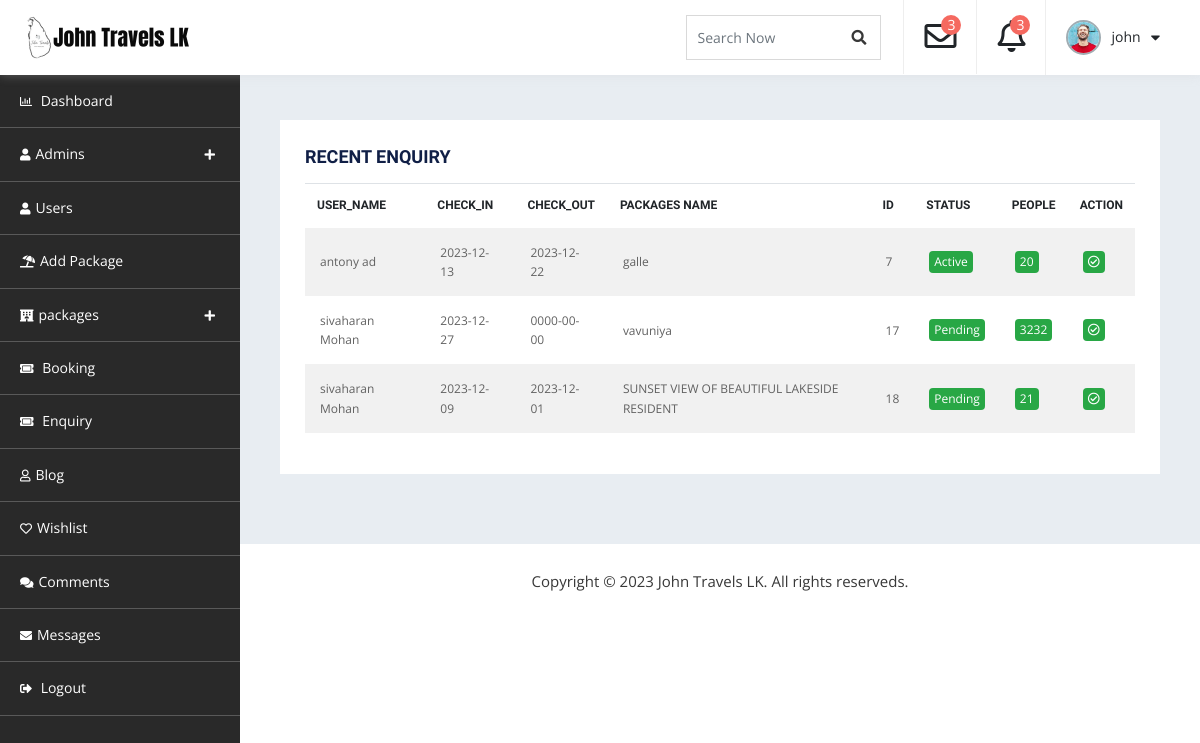
Page /admin_dashboard/db-enquiry.php (signed in) on the earlier database version.
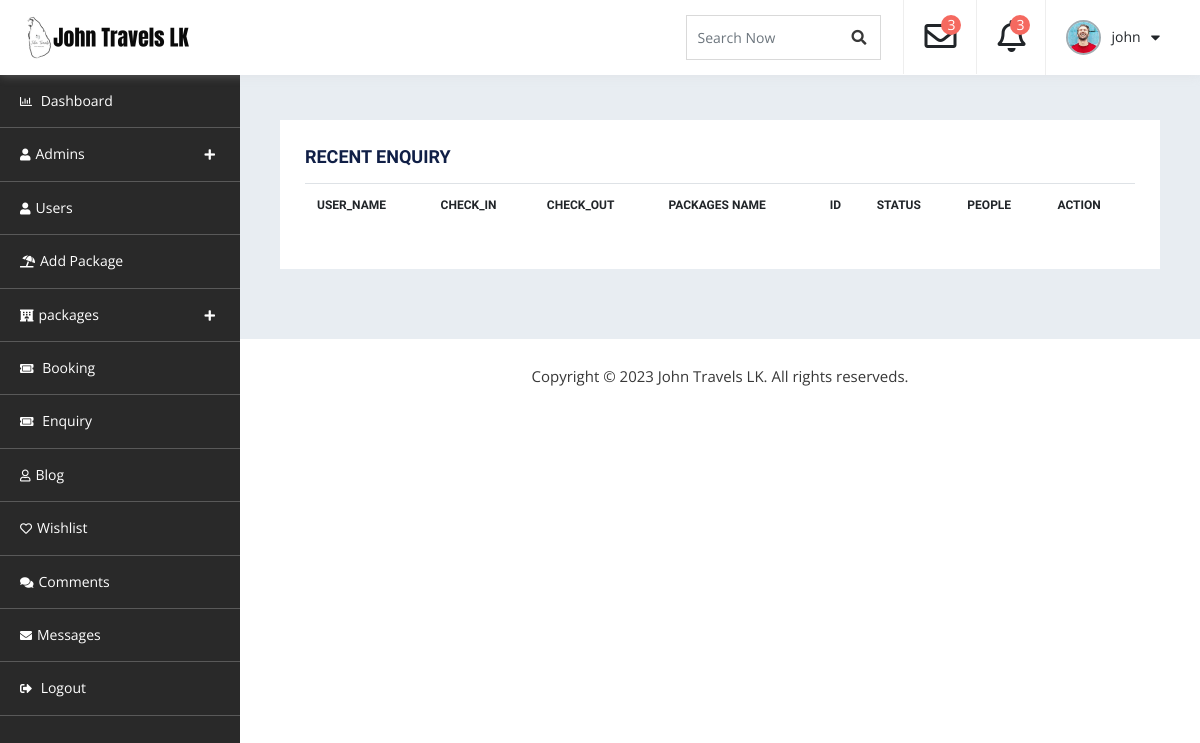
Same page on the later database version.
### tables this page shows
CREATE TABLE `enquiry` (
  `Enquiry_Id` int(11) NOT NULL,
  `Customer_Id` int(11) NOT NULL,
  `Packages_name` varchar(255) NOT NULL,
  `Phone_number` int(10) NOT NULL,
  `No_of_people` int(11) NOT NULL,
  `Checkin_date` date NOT NULL,
  `Checkout_date` date NOT NULL,
  `Status` varchar(50) NOT NULL DEFAULT 'Pending'
);

CREATE TABLE `customer_more_details` (
  `id` int(11) NOT NULL,
  `Customer_Id` int(11) NOT NULL,
  `First_name` varchar(255) NOT NULL,
  `Last_name` varchar(255) NOT NULL,
  `Mobile_number` int(11) NOT NULL,
  `NIC` varchar(12) NOT NULL,
  `City` varchar(255) NOT NULL,
  `Country` varchar(255) NOT NULL,
  `district` varchar(255) NOT NULL,
  `Address` varchar(255) NOT NULL,
  `Dob` date NOT NULL,
  `About` varchar(255) NOT NULL,
  `Image` varchar(256) NOT NULL,
  `Facebook` varchar(255) DEFAULT NULL,
  `Instagram` varchar(255) DEFAULT NULL,
  `Twitter` varchar(255) DEFAULT NULL,
  `Linkedin` varchar(255) DEFAULT NULL,
  `Whatsapp` varchar(255) DEFAULT NULL
);

### admin_dashboard/db-enquiry.php (the view, shortened to what the changed rows need)
<?php
require 'A-dashboard.php';
?>
<!doctype html>
<html lang="en">
   <head>
      <link rel="stylesheet" href="assets/css/bootstrap.min.css" media="all">
      <link rel="stylesheet" type="text/css" href="assets/css/all.min.css">
      <link rel="stylesheet" type="text/css" href="style.css">
</head>
<body>
    <div id="container-wrapper">
        <div id="dashboard" class="dashboard-container">
            <div class="dashboard-header sticky-header">
                <div class="content-left  logo-section pull-left">
                    <h1><a href="../index.php"><img src="assets/images/logo.png" alt=""></a></h1>
                </div>
            </div>
            <div class="db-info-wrap db-booking">
                <div class="dashboard-box table-opp-color-box">
                    <div class="table-responsive">
                        <table class="table" method="POST" action="">
                            <thead>
                                <tr>
                                    <th>User_name</th>
                                    <th>Check_in</th>
                                    <th>Check_out</th>
                                    <th>packages name</th>
                                    <th>Id</th>
                                    <th>status</th>
                                    <th>People</th>
                                    <th>action</th>
                                </tr>
                            </thead>
                            <tbody>
                                <?php
                                $sql = "SELECT enquiry.*, customer_more_details.First_name, customer_more_details.Last_name
                                FROM enquiry
                                JOIN customer_more_details ON enquiry.Customer_Id = customer_more_details.Customer_Id" ;
                                $result= mysqli_query($conn,$sql);
                                if($result){
                                    while($row=mysqli_fetch_assoc($result)){
                                        $Enquiry_Id=$row['Enquiry_Id'];
                                        $user_name=$row["First_name"] . " " . $row["Last_name"];
                                        $Packages_name=$row['Packages_name'];
                                        $No_of_people=$row['No_of_people'];
                                        $Checkin_date=$row['Checkin_date'];
                                        $Checkout_date=$row['Checkout_date'];
                                        $Status=$row['Status'];
                                        echo
                                        '<tr>
                                                <td>'.$user_name.'</td>
                                                <td>'.$Checkin_date.'</td>
                                                <td>'.$Checkout_date.'</td>
                                                <td>'.$Packages_name.'</td>
                                                <td>'.$Enquiry_Id.'</td>
                                                <td><span class="badge badge-success">'.$Status.'</span></td>
                                                <td><span class="badge badge-success">'.$No_of_people.'</span></td>
                                                <td>
                                                '
                                                ?>
                                                <a href ="A-status-enquiry.php?Enquiry_Id=<?php echo $row['Enquiry_Id']; ?> "><span class="badge badge-success"><i class="far fa-check-circle"></i></span>
                                                </td>
                                            <?php
                                                }
                                            }
                                            ?>
                                            </tr>
                                   </tbody>
                        </table>
                                        </div>
                                        </div>
                                        </div>
        </div>
    </div>
</body>
</html>

Differences in the rows shown:
removed enquiry: Customer_Id.Last_name "antony ad", Checkin_date "2023-12-13", Checkout_date "2023-12-22", Packages_name "galle", Enquiry_Id "7", Status "Active", No_of_people "20"
removed enquiry: Customer_Id.Last_name "sivaharan Mohan", Checkin_date "2023-12-27", Checkout_date "0000-00-00", Packages_name "vavuniya", Enquiry_Id "17", Status "Pending", No_of_people "3232"
removed enquiry: Customer_Id.Last_name "sivaharan Mohan", Checkin_date "2023-12-09", Checkout_date "2023-12-01", Packages_name "SUNSET VIEW OF BEAUTIFUL LAKESIDE RESIDENT", Enquiry_Id "18", Status "Pending", No_of_people "21"
